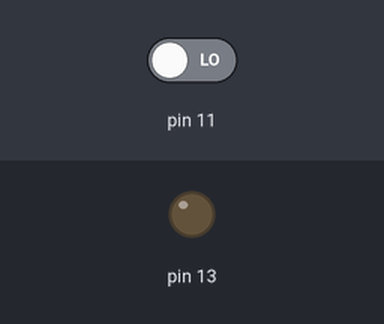
A program run on a simulated Raspberry Pi (header pin numbers). Parts: output pins drawn as LEDs (lit = HIGH). The test bench sets the inputs (shaded band); at power-on: pin 11 LOW.

Above: at 1.2 s.
1.3 s: pin 11 driven HIGH
At 2.1 s:
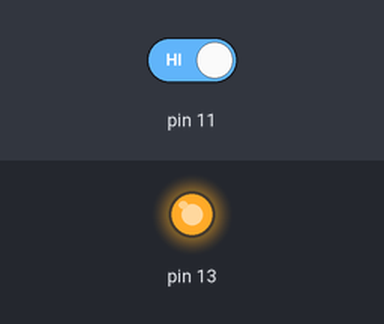
2.8 s: pin 11 driven LOW
At 3.2 s:
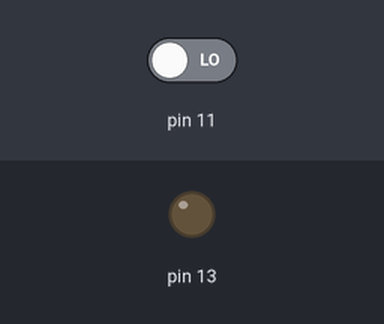
Timing chart, 0 to 5.8 s (numbered marks = the images above; inputs shaded):
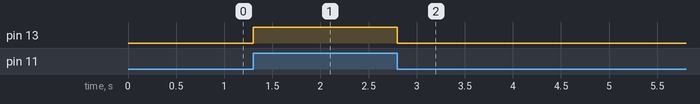

Measured:
- after the input at 1.3 s, pin 13: LOW → HIGH at once
- after the input at 2.8 s, pin 13: HIGH → LOW at once

The program:

IR_sensor_test.py
```python
import RPi.GPIO as gpio
from time import sleep

gpio.setwarnings(False)#now the pi ignores them

gpio.setmode(gpio.BOARD)
gpio.setup(11,gpio.IN)
gpio.setup(13,gpio.OUT)

#counter = 0
while True:
    #print(counter, end=" ")#end specifys the end of the string, it is defaulted to \n which gives you a new line
    #print(gpio.input(11))
    #sleep(0.075)
    #counter += 1
    if gpio.input(11) == True:#can be one, if ir sensor sends a signal it will be 1/true
        gpio.output(13, True)#led on
    else:
        gpio.output(13, False)#led off

gpio.cleanup()
```
